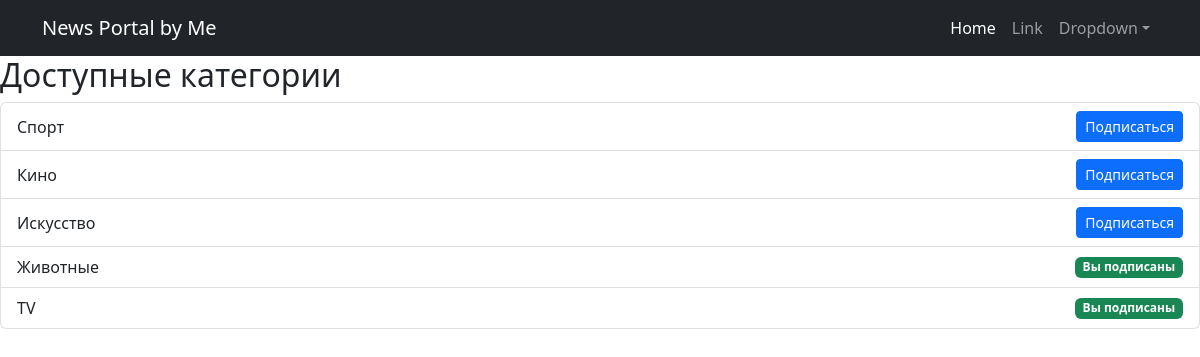
The app's page /news/categories/ (signed in), older data.
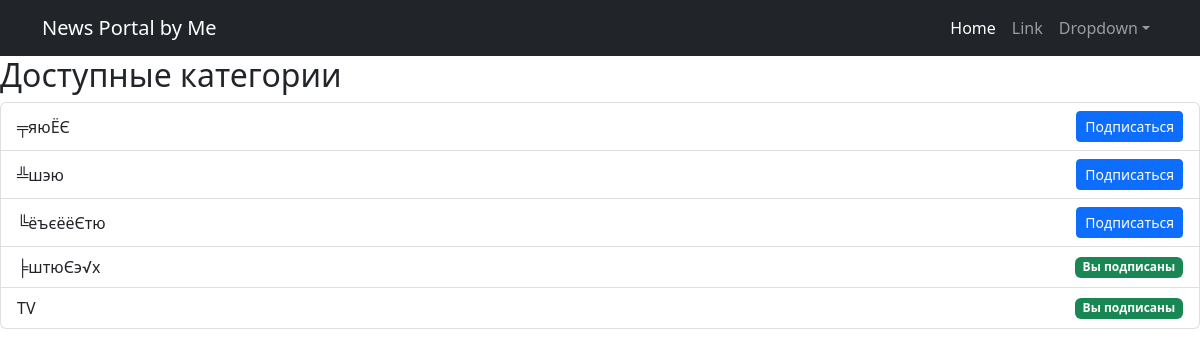
The same page, newer data.
### news/models.py (models this page shows, shortened)
class Category(models.Model):
    category_theme = models.CharField(max_length = 30, unique = True)
    subscribers = models.ManyToManyField(User, through = 'CategoryAuthor', related_name='categories')

### news/views.py (the view)
# urls.py: path('categories/', CategoryList.as_view(), name='categories-list'),
class CategoryList(ListView):
    model = Category
    context_object_name = 'categories'
    template_name = 'caregories.html'
    pprint(context_object_name)

### templates/caregories.html
{% extends 'flatpages/default.html' %}
{% block content %}
<h2>Доступные категории</h2>
<div class="list-group">
    {% for cat in categories %}
        <div class="list-group-item d-flex justify-content-between align-items-center">
            {{ cat.category_theme }}
            {% if user.is_authenticated %}
                {% if user in cat.subscribers.all %}
                    <span class="badge bg-success">Вы подписаны</span>
                {% else %}
                    <a href="{% url 'subscribe' cat.id %}" class="btn btn-sm btn-primary">Подписаться</a>
                {% endif %}
            {% endif %}
        </div>
    {% endfor %}
</div>
{% endblock content %}

Row changes from the older to the newer data that the page shows:
changed Category: category_theme "Спорт" → "╤яюЁЄ"
changed Category: category_theme "Кино" → "╩шэю"
changed Category: category_theme "Искусство" → "╚ёъєёёЄтю"
changed Category: category_theme "Животные" → "╞штюЄэ√х"
